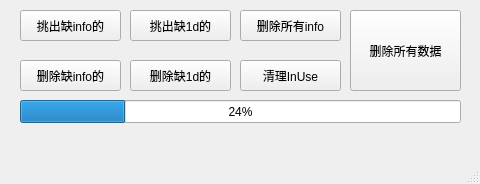
<?xml version="1.0" encoding="UTF-8"?>
<ui version="4.0">
 <class>MainWindow</class>
 <widget class="QMainWindow" name="MainWindow">
  <property name="geometry">
   <rect>
    <x>0</x>
    <y>0</y>
    <width>480</width>
    <height>184</height>
   </rect>
  </property>
  <property name="windowTitle">
   <string>MainWindow</string>
  </property>
  <widget class="QWidget" name="centralwidget">
   <widget class="QPushButton" name="DeleteInUseFile">
    <property name="geometry">
     <rect>
      <x>240</x>
      <y>60</y>
      <width>101</width>
      <height>31</height>
     </rect>
    </property>
    <property name="text">
     <string>清理InUse</string>
    </property>
   </widget>
   <widget class="QPushButton" name="DeleteAllDataBase">
    <property name="geometry">
     <rect>
      <x>350</x>
      <y>10</y>
      <width>111</width>
      <height>81</height>
     </rect>
    </property>
    <property name="text">
     <string>删除所有数据</string>
    </property>
   </widget>
   <widget class="QPushButton" name="Pickup1dShort">
    <property name="geometry">
     <rect>
      <x>130</x>
      <y>10</y>
      <width>101</width>
      <height>31</height>
     </rect>
    </property>
    <property name="text">
     <string>挑出缺1d的</string>
    </property>
   </widget>
   <widget class="QPushButton" name="DeleteAllInfoFile">
    <property name="geometry">
     <rect>
      <x>240</x>
      <y>10</y>
      <width>101</width>
      <height>31</height>
     </rect>
    </property>
    <property name="text">
     <string>删除所有info</string>
    </property>
   </widget>
   <widget class="QPushButton" name="PickupInfoShort">
    <property name="geometry">
     <rect>
      <x>20</x>
      <y>10</y>
      <width>101</width>
      <height>31</height>
     </rect>
    </property>
    <property name="text">
     <string>挑出缺info的</string>
    </property>
   </widget>
   <widget class="QPushButton" name="Delete1dShortFolder">
    <property name="geometry">
     <rect>
      <x>130</x>
      <y>60</y>
      <width>101</width>
      <height>31</height>
     </rect>
    </property>
    <property name="text">
     <string>删除缺1d的</string>
    </property>
   </widget>
   <widget class="QProgressBar" name="DataCleanProgressBar">
    <property name="geometry">
     <rect>
      <x>20</x>
      <y>100</y>
      <width>441</width>
      <height>23</height>
     </rect>
    </property>
    <property name="value">
     <number>24</number>
    </property>
   </widget>
   <widget class="QPushButton" name="DeleteInfoShortFolder">
    <property name="geometry">
     <rect>
      <x>20</x>
      <y>60</y>
      <width>101</width>
      <height>31</height>
     </rect>
    </property>
    <property name="text">
     <string>删除缺info的</string>
    </property>
   </widget>
  </widget>
  <widget class="QMenuBar" name="menubar">
   <property name="geometry">
    <rect>
     <x>0</x>
     <y>0</y>
     <width>480</width>
     <height>26</height>
    </rect>
   </property>
  </widget>
  <widget class="QStatusBar" name="statusbar"/>
 </widget>
 <resources/>
 <connections/>
</ui>
